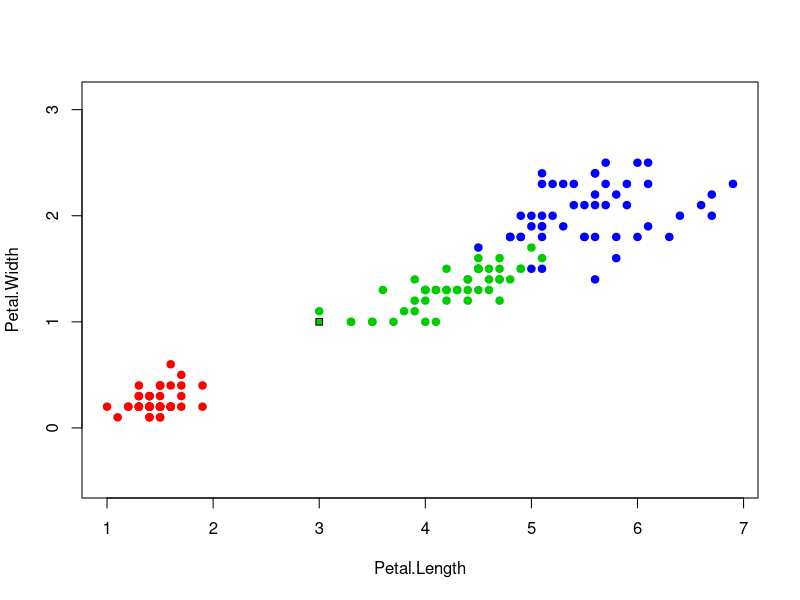

The R source for this figure:
euclideanDistance <- function(u, v)
{
sqrt(sum((u - v)^2))
}

sortObjectsByDist <- function(xl, z, metricFunction =
euclideanDistance)
{
l <- dim(xl)[1]
n <- dim(xl)[2] - 1

distances <- matrix(NA, l, 2)
for (i in 1:l)
{
distances[i, ] <- c(i, metricFunction(xl[i, 1:n], z))
}

orderedXl <- xl[order(distances[, 2]), ]
return (orderedXl);
}

ONN <- function(xl, z)
{
orderedXl <- sortObjectsByDist(xl, z)
n <- dim(orderedXl)[2] - 1

classes <- orderedXl[1:1, n + 1]
counts <- table(classes)

class <- names(which.max(counts))
return (class)
}


colors <- c("setosa" = "red", "versicolor" = "green3","virginica" = "blue")
plot(iris[, 3:4], pch = 21, bg = colors[iris$Species], col
= colors[iris$Species], asp = 1)

z <- c(3, 1)
xl <- iris[, 3:5]
class <- ONN(xl, z)
points(z[1], z[2], pch = 22, bg = colors[class], asp = 1)
